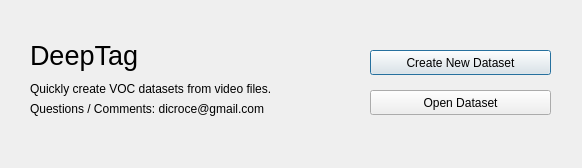
<?xml version="1.0" encoding="UTF-8"?>
<ui version="4.0">
 <class>StartupDialog</class>
 <widget class="QDialog" name="StartupDialog">
  <property name="geometry">
   <rect>
    <x>0</x>
    <y>0</y>
    <width>582</width>
    <height>168</height>
   </rect>
  </property>
  <property name="windowTitle">
   <string>Create or Open Existing Dataset</string>
  </property>
  <widget class="QLabel" name="label">
   <property name="geometry">
    <rect>
     <x>30</x>
     <y>40</y>
     <width>111</width>
     <height>31</height>
    </rect>
   </property>
   <property name="font">
    <font>
     <pointsize>20</pointsize>
    </font>
   </property>
   <property name="text">
    <string>DeepTag</string>
   </property>
  </widget>
  <widget class="QPushButton" name="create_new_dataset">
   <property name="geometry">
    <rect>
     <x>370</x>
     <y>50</y>
     <width>181</width>
     <height>25</height>
    </rect>
   </property>
   <property name="text">
    <string>Create New Dataset</string>
   </property>
  </widget>
  <widget class="QPushButton" name="open_dataset">
   <property name="geometry">
    <rect>
     <x>370</x>
     <y>90</y>
     <width>181</width>
     <height>25</height>
    </rect>
   </property>
   <property name="text">
    <string>Open Dataset</string>
   </property>
  </widget>
  <widget class="QLabel" name="label_2">
   <property name="geometry">
    <rect>
     <x>30</x>
     <y>80</y>
     <width>321</width>
     <height>17</height>
    </rect>
   </property>
   <property name="text">
    <string>Quickly create VOC datasets from video files.</string>
   </property>
  </widget>
  <widget class="QLabel" name="label_3">
   <property name="geometry">
    <rect>
     <x>30</x>
     <y>100</y>
     <width>301</width>
     <height>17</height>
    </rect>
   </property>
   <property name="text">
    <string>Questions / Comments: dicroce@gmail.com</string>
   </property>
  </widget>
 </widget>
 <resources/>
 <connections/>
</ui>
